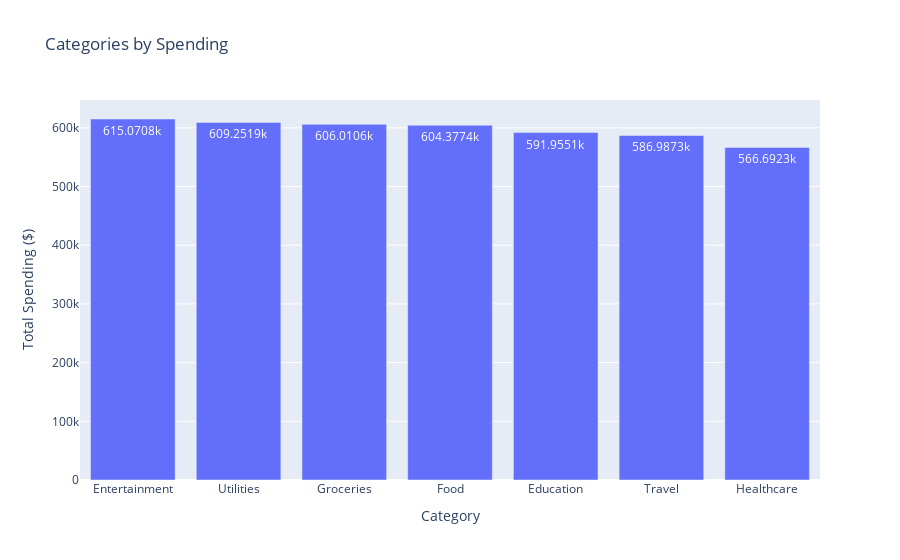

Notebook source saved alongside this figure:
### Markdown cell above
### *Category-wise spending trends*

### Code cell
category_spending = data.groupby('Category')['Amount'].sum().sort_values(ascending=False)

fig4 = px.bar(
    category_spending.reset_index(),
    x='Category',
    y='Amount',
    title='Categories by Spending',
    labels={'Amount': 'Total Spending ($)', 'Category': 'Category'},
    text_auto=True)
fig4.show()

### Figure 1 — Plotly figure (JSON) as saved in the notebook; plotly's stock layout.template omitted (floating-point values rounded to 4 significant figures)
{"data": [{"alignmentgroup": "True", "hovertemplate": "Category=%{x}<br>Total Spending ($)=%{y}<extra></extra>", "legendgroup": "", "marker": {"color": "#636efa", "pattern": {"shape": ""}}, "name": "", "offsetgroup": "", "orientation": "v", "showlegend": false, "textposition": "auto", "texttemplate": "%{y}", "type": "bar", "x": ["Entertainment", "Utilities", "Groceries", "Food", "Education", "Travel", "Healthcare"], "xaxis": "x", "y": [615100.0, 609300.0, 606000.0, 604400.0, 592000.0, 587000.0, 566700.0], "yaxis": "y"}], "layout": {"barmode": "relative", "legend": {"tracegroupgap": 0}, "title": {"text": "Categories by Spending"}, "xaxis": {"anchor": "y", "domain": [0, 1], "title": {"text": "Category"}}, "yaxis": {"anchor": "x", "domain": [0, 1], "title": {"text": "Total Spending ($)"}}}}
